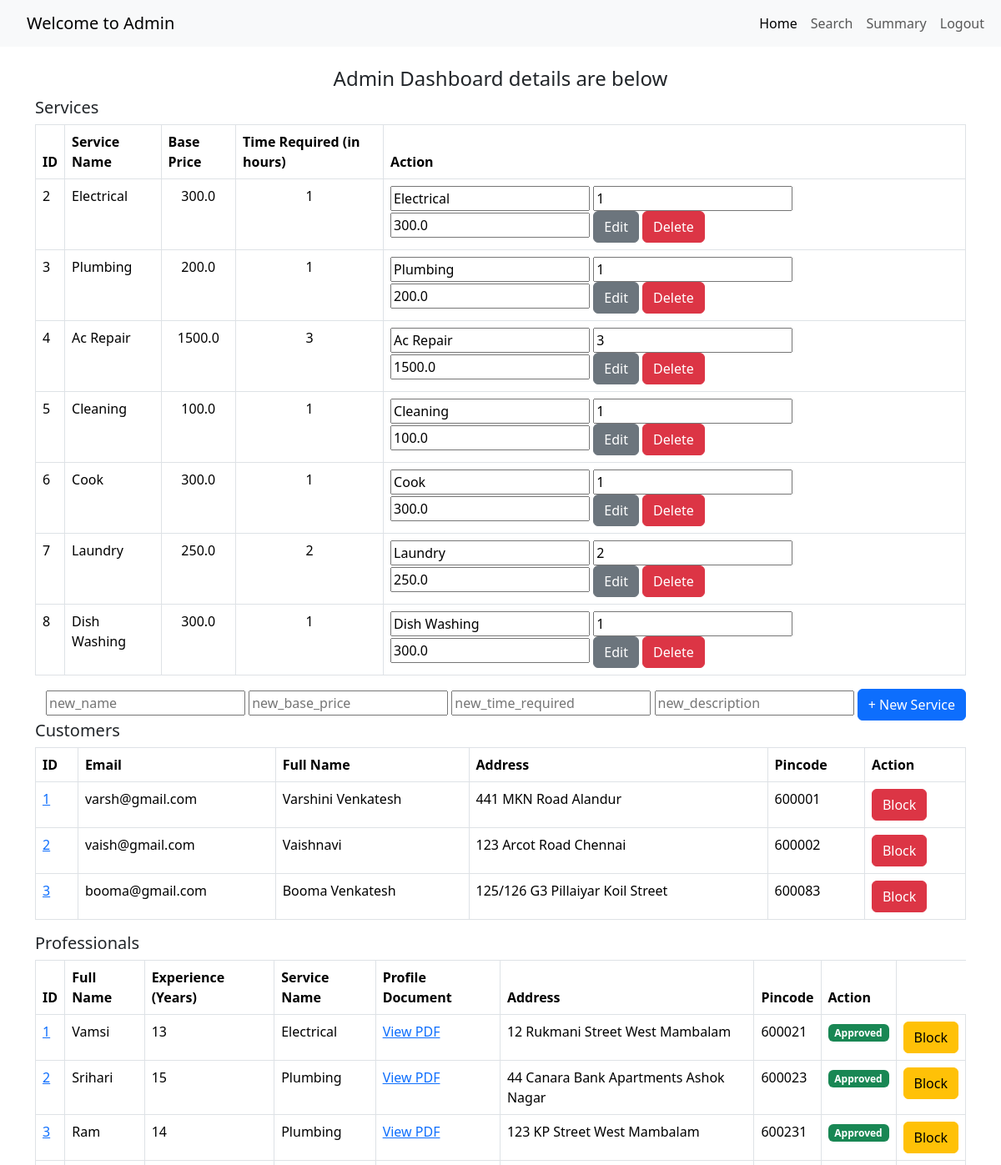
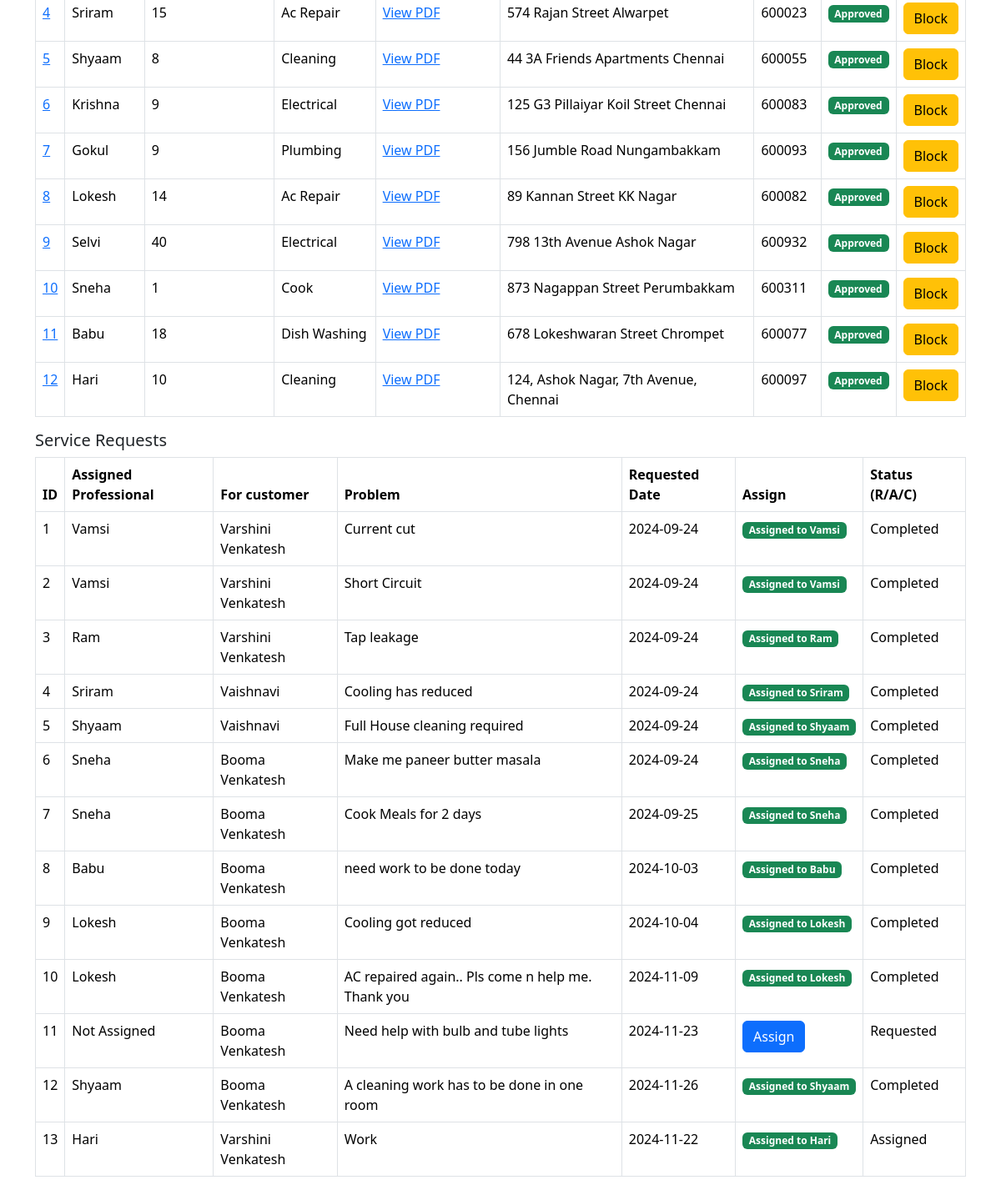
The app's page /admindashboard with its own data (2 pictures, top to bottom).
### application/models.py (models this page shows, shortened)
class Service(db.Model):
    __tablename__ = 'services'
    service_id = db.Column(db.Integer, primary_key=True)
    name = db.Column(db.String(100), nullable=False)
    base_price = db.Column(db.Float, nullable=False)
    time_required = db.Column(db.String(50), nullable=False)
    descriptions = db.Column(db.Text, nullable=True)
    service_requests_list = db.relationship('ServiceRequest', backref='service', cascade='all, delete-orphan', lazy=True)

class Customer(db.Model):
    __tablename__ = 'customers'
    id = db.Column(db.Integer, primary_key=True)
    email = db.Column(db.String(120), unique=True, nullable=False)
    password = db.Column(db.String(120), nullable=False)
    full_name = db.Column(db.String(100), nullable=False)
    address = db.Column(db.String(200), nullable=False)
    pincode = db.Column(db.String(10), nullable=False)

class ServiceProfessional(db.Model):
    __tablename__ = 'service_professionals'
    id = db.Column(db.Integer, primary_key=True)
    email = db.Column(db.String(120), unique=True, nullable=False)
    password = db.Column(db.String(120), nullable=False)
    full_name = db.Column(db.String(100), nullable=False)
    service_id = db.Column(db.Integer, db.ForeignKey('services.service_id'), nullable=False)
    experience = db.Column(db.Integer, nullable=False)
    profile_doc = db.Column(db.String(200), nullable=False)
    address = db.Column(db.String(200), nullable=False)
    pincode = db.Column(db.String(10), nullable=False)
    date_created = db.Column(db.DateTime, default=date.today())
    status = db.Column(db.String(50), nullable=False)
    service = db.relationship('Service', backref='service_professionals', lazy=True)

class ServiceRequest(db.Model):
    __tablename__ = 'service_requests'
    serv_req_id = db.Column(db.Integer, primary_key=True)
    service_id = db.Column(db.Integer, db.ForeignKey('services.service_id'), nullable=False)
    cust_id = db.Column(db.Integer, db.ForeignKey('customers.id'), nullable=False)
    professional_id = db.Column(db.Integer, db.ForeignKey('service_professionals.id'), nullable=True)
    date_of_req = db.Column(db.DateTime, default=date.today)
    date_of_completion = db.Column(db.DateTime, nullable=True)
    service_status = db.Column(db.String(50), nullable=False)  # requested, assigned, completed
    remarks = db.Column(db.Text, nullable=True)
    professional = db.relationship('ServiceProfessional', backref='service_requests', lazy=True)
    customer = db.relationship('Customer', backref='service_requests', lazy=True)

### app.py (the view)
@app.route('/admindashboard', methods= ['GET'])
def admindashboard():
    if request.method == 'GET':
        services = Service.query.all()
        professionals = ServiceProfessional.query.all()
        service_requests = ServiceRequest.query.all()
        customers = Customer.query.all()
        return render_template("admindashboard.html", services = services, professionals = professionals, service_requests = service_requests, customers = customers)

### templates/admindashboard.html (shortened to what this page needs)
<!DOCTYPE html>
<html lang="en">
<head>
    <link href="https://cdn.jsdelivr.net/npm/bootstrap@5.3.3/dist/css/bootstrap.min.css" rel="stylesheet">
</head>
<body>
    <nav class="navbar navbar-expand-lg navbar-light bg-light">
        <div class="container-fluid">
          <a class="navbar-brand" href="#">Welcome to Admin</a>
          <div class="collapse navbar-collapse" id="navbarNavAltMarkup">
            <div class="navbar-nav">
              <a class="nav-link active" aria-current="page" href="#">Home</a>
              <a class="nav-link" href="{{ url_for('adminsearchpage')}}">Search</a>
              <a class="nav-link" href="{{ url_for('render_admin_summary')}}">Summary</a>
              <a class="nav-link" href="{{ url_for('logout') }}">Logout</a>
            </div>
          </div>
        </div>
    </nav>
    <div class="container mt-4">
        <h4 style="text-align: center;">Admin Dashboard details are below</h4>
        <div class="row">
            <div class="col-md-12">
                <h5>Services</h5>
                <table class="table table-bordered">
                    <thead>
                        <tr>
                            <th>ID</th>
                            <th>Service Name</th>
                            <th>Base Price</th>
                            <th>Time Required (in hours)</th>
                            <th>Action</th>
                        </tr>
                    </thead>
                    <tbody>
                        {% for service in services %}
                        <tr>
                            <td>{{ service.service_id }}</td>
                            <td>{{ service.name }}</td>
                            <td style="text-align: center;">{{ service.base_price }}</td>
                            <td style="text-align: center;">{{ service.time_required }}</td>
                            <td>
                                <form action="{{ url_for('edit_service', id=service.service_id) }}" method="POST" style="display:inline;">
                                    <input type="text" name="name" value="{{ service.name }}" placeholder="name" required>
                                    <input type="number" name="time_required" value="{{ service.time_required }}" placeholder="timing" required>
                                    <input type="number" name="base_price" value="{{ service.base_price }}" placeholder="base_price" required>
                                    <button type="submit" class="btn btn-secondary">Edit</button>
                                </form>
                                <form action="{{ url_for('delete_service', id=service.service_id) }}" method="POST" style="display:inline;">
                                    <button type="submit" class="btn btn-danger">Delete</button>
                                </form>
                            </td>
                        </tr>
                        {% else %}
                        <tr>
                            <td colspan="4">No services found</td>
                        </tr>
                        {% endfor %}
                    </tbody>
                </table>
                <form action="{{ url_for('add_new_service')}}" method="POST" style="text-align: right;">
                    <input type="text" name = "new_name" placeholder="new_name" required>
                    <input type="number" name = "new_base_price" placeholder="new_base_price" required>
                    <input type="number" name = "new_time_required" placeholder="new_time_required" required>
                    <input type="text" name = "new_description" placeholder="new_description" required>
                    <button type="submit" class="btn btn-primary">+ New Service</button>
                </form>
        </div>
            <div class="col-md-12">
                <h5>Customers</h5>
                <table class="table table-bordered">
                    <thead>
                        <tr>
                            <th>ID</th>
                            <th>Email</th>
                            <th>Full Name</th>
                            <th>Address</th>
                            <th>Pincode</th>
                            <th>Action</th>
                        </tr>
                    </thead>
                    <tbody>
                        {% for customer in customers %}
                        <tr>
                            <td><a href="{{ url_for('viewcustomerprofile', id=customer.id) }}">{{ customer.id }}</a></td>
                            <td>{{ customer.email }}</td>
                            <td>{{ customer.full_name }}</td>
                            <td>{{ customer.address }}</td>
                            <td>{{ customer.pincode }}</td>
                            <td>
                                <form action="{{ url_for('block_customer', id=customer.id) }}" method="POST" style="display:inline;">
                                    <button type="submit" class="btn btn-danger">Block</button>
                                </form>
                            </td>
                        </tr>
                        {% else %}
                        <tr>
                            <td colspan="5">No Customers found</td>
                        </tr>
                        {% endfor %}
                    </tbody>
                </table>
            </div>
            <div class="col-md-12">
                <h5>Professionals</h5>
                <table class="table table-bordered">
                    <thead>
                        <tr>
                            <th>ID</th>
                            <th>Full Name</th>
                            <th>Experience (Years)</th>
                            <th>Service Name</th>
                            <th>Profile Document</th>
                            <th>Address</th>
                            <th>Pincode</th>
                            <th>Action</th>
                        </tr>
                    </thead>
                    <tbody>
                        {% for professional in professionals %}
                        <tr>
                            <td><a href="{{ url_for('viewprofessionalprofile', id=professional.id) }}">{{ professional.id }}</a></td>
                            <td>{{ professional.full_name }}</td>
                            <td>{{ professional.experience }}</td>
                            <td>{{ professional.service.name }}</td>
                            <td>
                                {% if professional.profile_doc %}
                                    {% if professional.profile_doc.endswith('.pdf') %}
                                        <a href="{{ url_for('uploaded_file', filename=professional.profile_doc) }}" target="_blank">
                                            View PDF
                                        </a>
                                    {% endif %}
                                {% else %}
                                    No Document
                                {% endif %}
                            </td>
                            <td>{{ professional.address }}</td>
                            <td>{{ professional.pincode }}</td>
                            <td>
                                <div class="btn-group" role="group" aria-label="Basic mixed styles example">
                                    {% if professional.status == 'requested' %}
                                        <form action="{{ url_for('approve_professional', id=professional.id) }}" method="POST" style="display:inline;">
                                            <button type="submit" class="btn btn-success">Approve</button>
                                        </form>
                                        <form action="{{ url_for('reject_professional', id=professional.id) }}" method="POST" style="display:inline;">
                                            <button type="submit" class="btn btn-danger">Rejected</button>
                                        </form>
                                        <form action="{{ url_for('delete_professional', id=professional.id) }}" method="POST" style="display:inline;">
                                            <button type="submit" class="btn btn-warning">Delete</button>
                                        </form>
                                    {% elif professional.status == 'accepted' %}
                                        <span class="badge bg-success">Approved</span>
                                    {% elif professional.status == 'rejected' %}
                                        <span class="badge bg-danger">Rejected</span>
                                    {% else %}
                                        <span class="badge bg-info">{{ professional.status.title() }}</span>
                                    {% endif %}
                                </div>
                            </td>
                            <td>
                                <div class="btn-group" role="group" aria-label="Professional status actions">
                                    {% if professional.status == 'requested' %}
                                        <form action="{{ url_for('approve_professional', id=professional.id) }}" method="POST" style="display:inline;">
                                            <button type="submit" class="btn btn-success">Approve</button>
                                        </form>
                                        <form action="{{ url_for('reject_professional', id=professional.id) }}" method="POST" style="display:inline;">
                                            <button type="submit" class="btn btn-danger">Reject</button>
                                        </form>
                                    {% elif professional.status == 'accepted' %}
                                        <form action="{{ url_for('block_professional', id=professional.id) }}" method="POST" style="display:inline;">
                                            <button type="submit" class="btn btn-warning">Block</button>
                                        </form>
                                    {% elif professional.status == 'rejected' %}
                                        <span class="badge bg-danger">Blocked</span>
                                        <form action="{{ url_for('unblock_professional', id=professional.id) }}" method="POST" style="display:inline;">
                                            <button type="submit" class="btn btn-primary">Unblock</button>
                                        </form>
                                    {% else %}
                                        <span class="badge bg-info">{{ professional.status.title() }}</span>
                                    {% endif %}
                                </div>
                            </td>
                        </tr>
                        {% else %}
                        <tr>
                            <td colspan="5">No professionals found</td>
                        </tr>
                        {% endfor %}
                    </tbody>
                </table>
            </div>
            <div class="col-md-12">
                <h5>Service Requests</h5>
                <table class="table table-bordered">
                    <thead>
                        <tr>
                            <th>ID</th>
                            <th>Assigned Professional</th>
                            <th>For customer</th>
                            <th>Problem</th>
                            <th>Requested Date</th>
                            <th>Assign</th>
                            <th>Status (R/A/C)</th>
                        </tr>
                    </thead>
                    <tbody>
                        {% for request in service_requests %}
                        <tr>
                            <td>{{ request.serv_req_id }}</td>
                            <td>{% if request.professional.status == 'accepted' %} {{ request.professional.full_name }} {% else %} Not Assigned {% endif %}</td>
                            <td>{% if request.customer %} {{ request.customer.full_name }} {% else %} Not Assigned {% endif %}</td>
                            <td>{{ request.remarks }}</td>
                            <td>{{ request.date_of_req.strftime('%Y-%m-%d') }}</td>
                            <td>
                                {% if request.professional.status == 'accepted' %}
                                    <span class="badge bg-success">Assigned to {{ request.professional.full_name }}</span>
                                {% else %}
                                    <form action="{{ url_for('assign_professional', request_id=request.serv_req_id) }}" method="POST">
                                        <button type="submit" class="btn btn-primary">Assign</button>
                                    </form>
                                {% endif %}
                            </td>
                            <td>{{ request.service_status.title() }}</td>
                        </tr>
                        {% else %}
                        <tr>
                            <td colspan="4">No service requests found</td>
                        </tr>
                        {% endfor %}
                    </tbody>
                </table>
            </div>
        </div>
    </div>
</body>
</html>

### templates/admindashboard.html (style rules this page uses)
.navbar-nav { margin-left: auto; }
.container-fluid { padding-left: 2rem; }

### records on screen
Service: service_id "2", name "Electrical", base_price "300.0", time_required "1"
Service: service_id "3", name "Plumbing", base_price "200.0", time_required "1"
Service: service_id "4", name "Ac Repair", base_price "1500.0", time_required "3"
Service: service_id "5", name "Cleaning", base_price "100.0", time_required "1"
Service: service_id "6", name "Cook", base_price "300.0", time_required "1"
Service: service_id "7", name "Laundry", base_price "250.0", time_required "2"
Service: service_id "8", name "Dish Washing", base_price "300.0", time_required "1"
Customer: id "1", email "varsh@gmail.com", full_name "Varshini Venkatesh", address "441 MKN Road Alandur", pincode "600001"
Customer: id "2", email "vaish@gmail.com", full_name "Vaishnavi", address "123 Arcot Road Chennai", pincode "600002"
Customer: id "3", email "booma@gmail.com", full_name "Booma Venkatesh", address "125/126 G3 Pillaiyar Koil Street", pincode "600083"
ServiceProfessional: id "1", full_name "Vamsi", experience "13", service.name "Electrical", address "12 Rukmani Street West Mambalam", pincode "600021", status "Approved"
ServiceProfessional: id "2", full_name "Srihari", experience "15", service.name "Plumbing", address "44 Canara Bank Apartments Ashok Nagar", pincode "600023", status "Approved"
ServiceProfessional: id "3", full_name "Ram", experience "14", service.name "Plumbing", address "123 KP Street West Mambalam", pincode "600231", status "Approved"
ServiceProfessional: id "4", full_name "Sriram", experience "15", service.name "Ac Repair", address "574 Rajan Street Alwarpet", pincode "600023", status "Approved"
ServiceProfessional: id "5", full_name "Shyaam", experience "8", service.name "Cleaning", address "44 3A Friends Apartments Chennai", pincode "600055", status "Approved"
ServiceProfessional: id "6", full_name "Krishna", experience "9", service.name "Electrical", address "125 G3 Pillaiyar Koil Street Chennai", pincode "600083", status "Approved"
ServiceProfessional: id "7", full_name "Gokul", experience "9", service.name "Plumbing", address "156 Jumble Road Nungambakkam", pincode "600093", status "Approved"
ServiceProfessional: id "8", full_name "Lokesh", experience "14", service.name "Ac Repair", address "89 Kannan Street KK Nagar", pincode "600082", status "Approved"
ServiceProfessional: id "9", full_name "Selvi", experience "40", service.name "Electrical", address "798 13th Avenue Ashok Nagar", pincode "600932", status "Approved"
ServiceProfessional: id "10", full_name "Sneha", experience "1", service.name "Cook", address "873 Nagappan Street Perumbakkam", pincode "600311", status "Approved"
ServiceProfessional: id "11", full_name "Babu", experience "18", service.name "Dish Washing", address "678 Lokeshwaran Street Chrompet", pincode "600077", status "Approved"
ServiceProfessional: id "12", full_name "Hari", experience "10", service.name "Cleaning", address "124, Ashok Nagar, 7th Avenue, Chennai", pincode "600097", status "Approved"
ServiceRequest: serv_req_id "1", professional.full_name "Vamsi", customer.full_name "Varshini Venkatesh", remarks "Current cut", date_of_req "2024-09-24", service_status "Completed"
ServiceRequest: serv_req_id "2", professional.full_name "Vamsi", customer.full_name "Varshini Venkatesh", remarks "Short Circuit", date_of_req "2024-09-24", service_status "Completed"
ServiceRequest: serv_req_id "3", professional.full_name "Ram", customer.full_name "Varshini Venkatesh", remarks "Tap leakage", date_of_req "2024-09-24", service_status "Completed"
ServiceRequest: serv_req_id "4", professional.full_name "Sriram", customer.full_name "Vaishnavi", remarks "Cooling has reduced", date_of_req "2024-09-24", service_status "Completed"
ServiceRequest: serv_req_id "5", professional.full_name "Shyaam", customer.full_name "Vaishnavi", remarks "Full House cleaning required", date_of_req "2024-09-24", service_status "Completed"
ServiceRequest: serv_req_id "6", professional.full_name "Sneha", customer.full_name "Booma Venkatesh", remarks "Make me paneer butter masala", date_of_req "2024-09-24", service_status "Completed"
ServiceRequest: serv_req_id "7", professional.full_name "Sneha", customer.full_name "Booma Venkatesh", remarks "Cook Meals for 2 days", date_of_req "2024-09-25", service_status "Completed"
ServiceRequest: serv_req_id "8", professional.full_name "Babu", customer.full_name "Booma Venkatesh", remarks "need work to be done today", date_of_req "2024-10-03", service_status "Completed"
ServiceRequest: serv_req_id "9", professional.full_name "Lokesh", customer.full_name "Booma Venkatesh", remarks "Cooling got reduced", date_of_req "2024-10-04", service_status "Completed"
ServiceRequest: serv_req_id "10", professional.full_name "Lokesh", customer.full_name "Booma Venkatesh", remarks "AC repaired again.. Pls come n help me. Thank you", date_of_req "2024-11-09", service_status "Completed"
ServiceRequest: serv_req_id "11", shows "Not Assigned", customer.full_name "Booma Venkatesh", remarks "Need help with bulb and tube lights", date_of_req "2024-11-23", service_status "Requested"
ServiceRequest: serv_req_id "12", professional.full_name "Shyaam", customer.full_name "Booma Venkatesh", remarks "A cleaning work has to be done in one room", date_of_req "2024-11-26", service_status "Completed"
ServiceRequest: serv_req_id "13", professional.full_name "Hari", customer.full_name "Varshini Venkatesh", remarks "Work", date_of_req "2024-11-22", service_status "Assigned"
